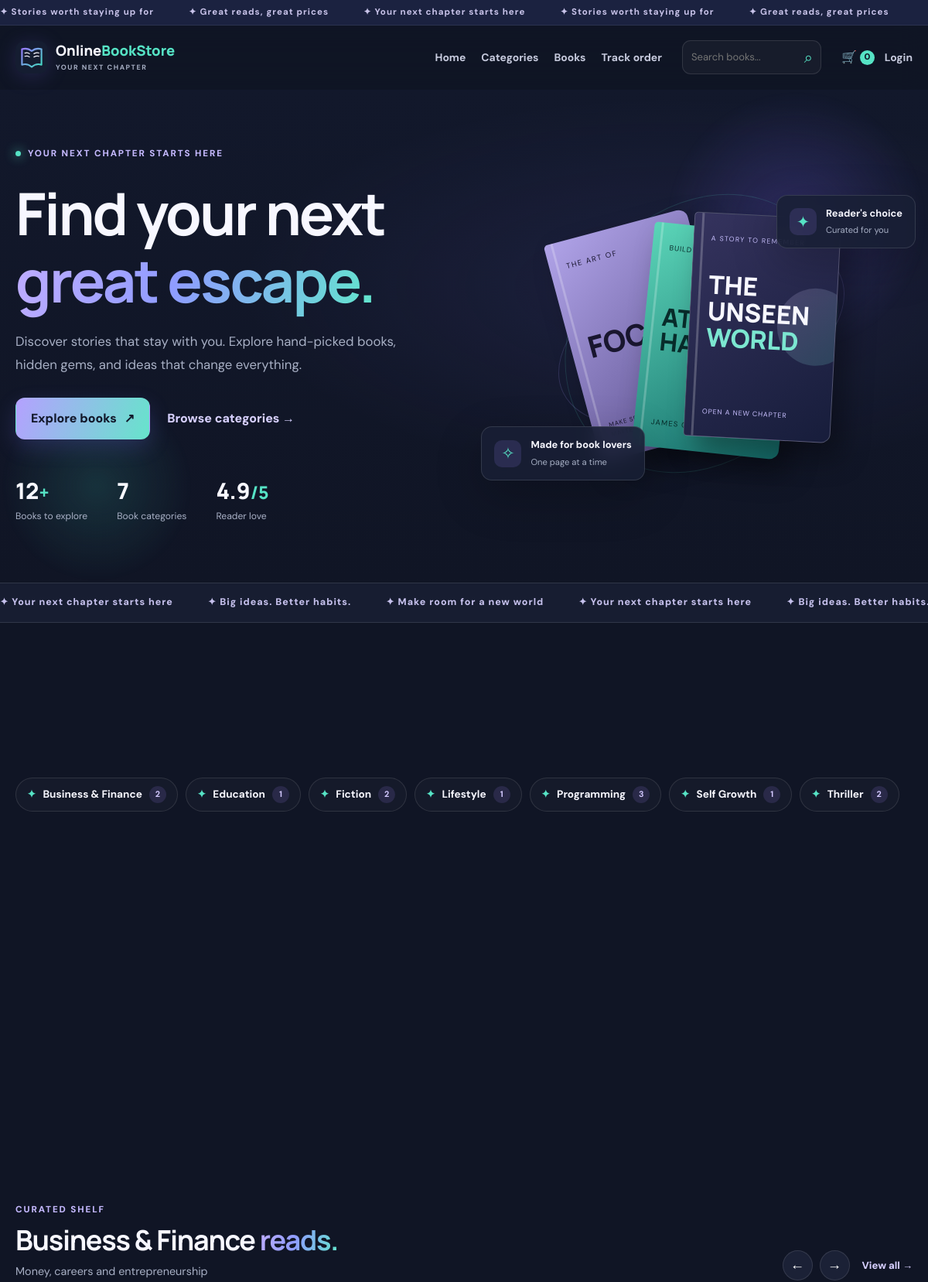
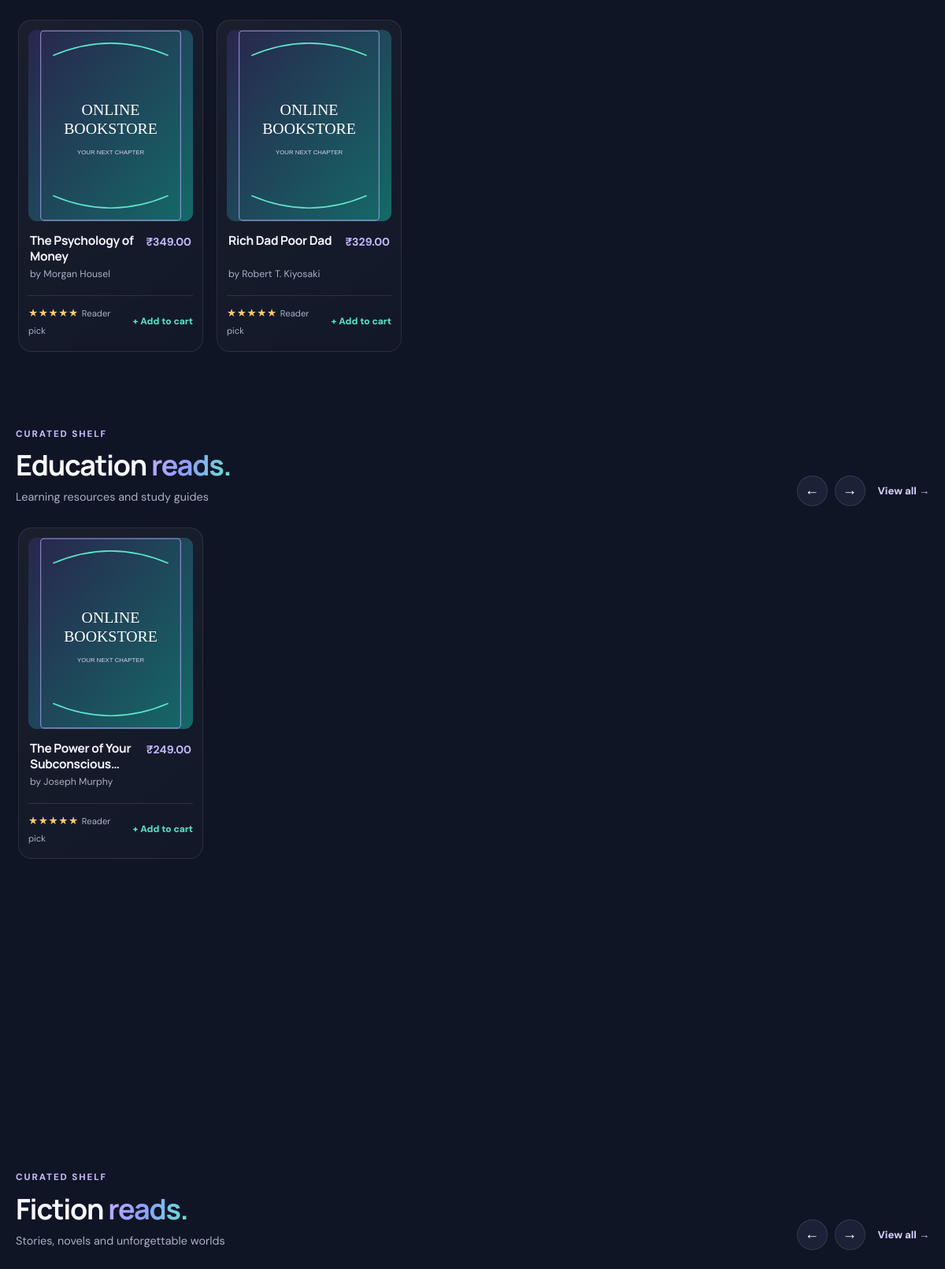
The page / (upper part) on the database its author committed (2 pictures, top to bottom).
### tables this page shows
CREATE TABLE banners (
  id INT AUTO_INCREMENT PRIMARY KEY,
  title VARCHAR(180) NOT NULL,
  subtitle VARCHAR(255) DEFAULT NULL,
  button_text VARCHAR(80) DEFAULT 'Explore books',
  button_link VARCHAR(255) DEFAULT 'index.php#books',
  background VARCHAR(40) DEFAULT '#18233d',
  is_active TINYINT(1) NOT NULL DEFAULT 1,
  sort_order INT NOT NULL DEFAULT 0
);

CREATE TABLE categories (
  id INT AUTO_INCREMENT PRIMARY KEY,
  name VARCHAR(100) NOT NULL UNIQUE,
  slug VARCHAR(120) NOT NULL UNIQUE,
  description VARCHAR(255) DEFAULT NULL
);

CREATE TABLE books (
  id INT AUTO_INCREMENT PRIMARY KEY,
  category_id INT DEFAULT NULL,
  title VARCHAR(180) NOT NULL,
  author VARCHAR(160) NOT NULL,
  description TEXT,
  price DECIMAL(10,2) NOT NULL DEFAULT 0,
  old_price DECIMAL(10,2) DEFAULT NULL,
  cover VARCHAR(500) DEFAULT NULL,
  stock INT NOT NULL DEFAULT 0,
  is_featured TINYINT(1) NOT NULL DEFAULT 0,
  created_at TIMESTAMP DEFAULT CURRENT_TIMESTAMP,
  FOREIGN KEY (category_id) REFERENCES categories(id) ON DELETE SET NULL
);

### config/config.php (called while the page is built, shortened)
<?php
function e($value) { return htmlspecialchars((string)$value, ENT_QUOTES, 'UTF-8'); }
function money($amount) { return '₹' . number_format((float)$amount, 2); }
function is_logged_in() { return !empty($_SESSION['user_id']); }
function cart_count() {
    $cart = $_SESSION['cart'] ?? [];
    return array_sum(array_map('intval', $cart));
}

### index.php (the view, shortened to what this page needs)
<?php
require_once __DIR__ . '/config/config.php';
$bannerRows = [];
$categories = [];
try {
    $bannerRows = $pdo->query("SELECT * FROM banners WHERE is_active=1 ORDER BY sort_order,id LIMIT 5")->fetchAll();
    $categories = $pdo->query("SELECT c.*, COUNT(b.id) AS book_count FROM categories c LEFT JOIN books b ON b.category_id=c.id GROUP BY c.id ORDER BY c.name")->fetchAll();
} catch (Throwable $e) { $dbProblem = true; }
include __DIR__ . '/includes/header.php';
?>
<main>
<section class="hero">
  <div class="hero-orb orb-one"></div><div class="hero-orb orb-two"></div>
  <div class="container hero-grid">
    <div class="hero-copy reveal">
      <span class="eyebrow"><i></i> YOUR NEXT CHAPTER STARTS HERE</span>
      <h1>Find your next<br><span class="gradient-text">great escape.</span></h1>
      <p>Discover stories that stay with you. Explore hand-picked books, hidden gems, and ideas that change everything.</p>
      <div class="hero-actions"><a class="btn btn-primary" href="#books">Explore books <span>↗</span></a><a class="text-link" href="categories.php">Browse categories →</a></div>
      <div class="hero-stats"><div><strong>12<span>+</span></strong><small>Books to explore</small></div><div><strong>7</strong><small>Book categories</small></div><div><strong>4.9<span>/5</span></strong><small>Reader love</small></div></div>
    </div>
    <div class="hero-art reveal">
      <div class="orbit orbit-one"></div><div class="orbit orbit-two"></div>
      <div class="floating-note note-top"><span>✦</span><div><b>Reader's choice</b><small>Curated for you</small></div></div>
      <div class="hero-book-stack">
        <div class="hero-book book-back"><small>THE ART OF</small><b>FOCUS</b><i>MAKE SPACE FOR WHAT MATTERS</i></div>
        <div class="hero-book book-mid"><small>BUILD BETTER</small><b>ATOMIC<br>HABITS</b><i>JAMES CLEAR</i></div>
        <div class="hero-book book-front"><small>A STORY TO REMEMBER</small><b>THE<br>UNSEEN<br><em>WORLD</em></b><i>OPEN A NEW CHAPTER</i><span class="sun-shape"></span></div>
      </div>
      <div class="floating-note note-bottom"><span>✧</span><div><b>Made for book lovers</b><small>One page at a time</small></div></div>
    </div>
  </div>
</section>
<section class="promo-strip"><div class="promo-track"><?php foreach (array_merge($bannerRows,$bannerRows) as $banner): ?><span>✦ <?= e($banner['title']) ?></span><?php endforeach; ?></div></section>
<section class="section container category-section">
  <div class="category-chips"><?php foreach ($categories as $cat): ?><a class="category-chip" href="index.php?category=<?= (int)$cat['id'] ?>#books"><span>✦</span><?= e($cat['name']) ?><small><?= (int)$cat['book_count'] ?></small></a><?php endforeach; ?></div>
</section>
<?php $shelfCount = 0; $shelfTotal = count(array_filter($categories, fn($c) => (int)$c['book_count'] > 0)); ?>
<?php foreach ($categories as $cat): ?>
<?php
  $railStmt = $pdo->prepare("SELECT id,title,author,price,old_price,cover,stock FROM books WHERE category_id=? ORDER BY is_featured DESC,id DESC LIMIT 12");
  $railStmt->execute([(int)$cat['id']]); $railBooks = $railStmt->fetchAll();
?>
<?php if ($railBooks): $shelfCount++; ?>
<section class="category-shelf container" aria-label="<?= e($cat['name']) ?> books">
  <div class="shelf-heading"><div><span class="eyebrow">CURATED SHELF</span><h2><?= e($cat['name']) ?> <span class="gradient-text">reads.</span></h2><p><?= e($cat['description'] ?: 'A few good reads picked from this shelf.') ?></p></div><div class="shelf-controls"><button type="button" class="shelf-arrow" data-scroll="left" aria-label="Scroll <?= e($cat['name']) ?> books left">←</button><button type="button" class="shelf-arrow" data-scroll="right" aria-label="Scroll <?= e($cat['name']) ?> books right">→</button><a class="text-link" href="index.php?category=<?= (int)$cat['id'] ?>#books">View all →</a></div></div>
  <div class="book-rail">
  <?php foreach ($railBooks as $book): ?>
    <article class="book-card rail-book-card"><a class="book-cover-wrap" href="book.php?id=<?= (int)$book['id'] ?>"><img src="<?= e($book['cover'] ?: 'assets/img/book-placeholder.svg') ?>" alt="<?= e($book['title']) ?>" loading="lazy" onerror="this.onerror=null;this.src='assets/img/book-placeholder.svg'"><span class="cover-overlay">View book ↗</span></a><div class="book-info"><div><h3><a href="book.php?id=<?= (int)$book['id'] ?>"><?= e($book['title']) ?></a></h3><p>by <?= e($book['author']) ?></p></div><strong><?= money($book['price']) ?></strong></div><div class="book-card-bottom"><span class="rating">★★★★★ <small>Reader pick</small></span><form action="cart.php" method="post"><input type="hidden" name="csrf_token" value="<?= e(csrf_token()) ?>"><input type="hidden" name="action" value="add"><input type="hidden" name="book_id" value="<?= (int)$book['id'] ?>"><button class="mini-link" type="submit" <?= (int)$book['stock'] < 1 ? 'disabled' : '' ?>><?= (int)$book['stock'] < 1 ? 'Out of stock' : '+ Add to cart' ?></button></form></div></article>
  <?php endforeach; ?>
  </div>
</section>
<?php endif; ?>
<?php endforeach; ?>
</main>
<?php include __DIR__ . '/includes/footer.php'; ?>

### includes/header.php (shortened to what this page needs)
<!doctype html>
<html lang="en">
<head>
  <link rel="stylesheet" href="<?= BASE_URL ?>/assets/css/style.css">
</head>
<body>
<div class="announcement"><div class="announcement-track"><span>✦ Stories worth staying up for</span><span>✦ Great reads, great prices</span><span>✦ Your next chapter starts here</span><span>✦ Stories worth staying up for</span><span>✦ Great reads, great prices</span></div></div>
<header class="site-header">
  <div class="container nav-wrap">
    <a class="brand" href="<?= BASE_URL ?>/index.php"><img src="<?= BASE_URL ?>/assets/img/logo.svg" alt="" width="42" height="42"><span>Online<span>BookStore</span><small>YOUR NEXT CHAPTER</small></span></a>
    <nav class="main-nav">
      <a href="<?= BASE_URL ?>/index.php">Home</a><a href="<?= BASE_URL ?>/categories.php">Categories</a><a href="<?= BASE_URL ?>/index.php#books">Books</a><a href="<?= BASE_URL ?>/track-order.php">Track order</a>
    </nav>
    <form class="nav-search" action="<?= BASE_URL ?>/index.php#books" method="get"><input type="search" name="q" value="<?= e($_GET['q'] ?? '') ?>" placeholder="Search books..." aria-label="Search books"><button aria-label="Search" type="submit">⌕</button></form>
    <div class="nav-actions">
      <a class="icon-link" href="<?= BASE_URL ?>/cart.php" aria-label="Shopping cart">🛒 <span class="cart-count"><?= cart_count() ?></span></a>
      <?php if (is_logged_in()): ?><a class="nav-account" href="<?= BASE_URL ?>/my-orders.php">My orders</a><a class="nav-login" href="<?= BASE_URL ?>/logout.php">Logout</a>
      <?php else: ?><a class="nav-login" href="<?= BASE_URL ?>/login.php">Login</a><?php endif; ?>
    </div>
  </div>
</header>

### includes/footer.php (shortened to what this page needs)
</body></html>

### rows shown on the page
banners: title "Your next chapter starts here"
banners: title "Big ideas. Better habits.", title "Big ideas. Better…"
banners: title "Make room for a new world"
categories: name "Business & Finance", book_count "2", description "Money, careers and entrepreneurship"
categories: name "Education", book_count "1", description "Learning resources and study guides"
categories: name "Fiction", book_count "2", description "Stories, novels and unforgettable worlds"
categories: name "Lifestyle", book_count "1"
categories: name "Programming", book_count "3"
categories: name "Self Growth", book_count "1"
categories: name "Thriller", book_count "2"
books: title "The Psychology of Money", author "Morgan Housel", price "₹349.00", stock "+ Add to cart"
books: title "Rich Dad Poor Dad", author "Robert T. Kiyosaki", price "₹329.00", stock "+ Add to cart"
books: title "The Power of Your…", author "Joseph Murphy", price "₹249.00", stock "+ Add to cart"

### other values the page prints
cart_count() "0"
